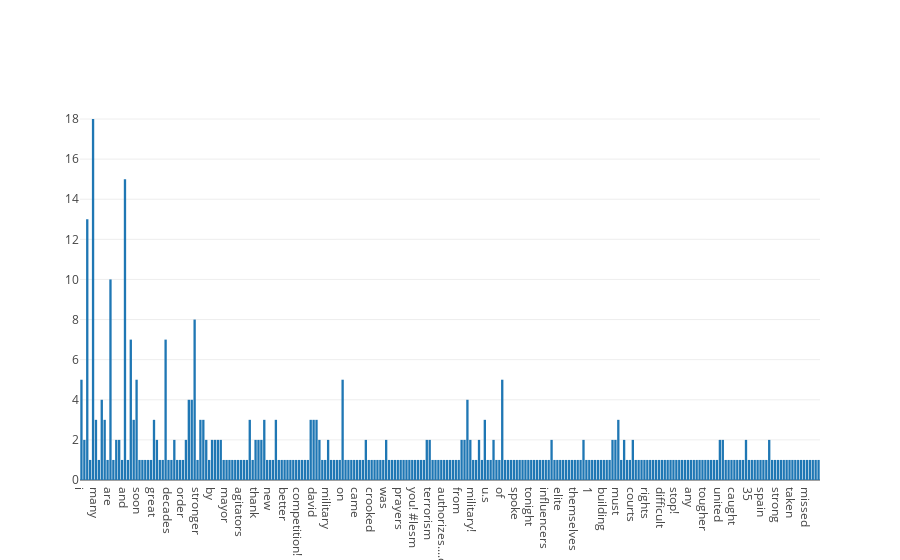

The cell this chart's notebook holds for it:
### Code cell
pyoff.iplot([go.Histogram(x=df_words['Word'])])

### Figure 1 — Plotly figure (JSON) as saved in the notebook; plotly's stock layout.template omitted (floating-point values rounded to 4 significant figures; data arrays with more than 128 entries replaced by an {"elided": "..."} marker saying what was removed)
{"data": [{"type": "histogram", "x": {"elided": "417 str values"}}], "layout": {}}
